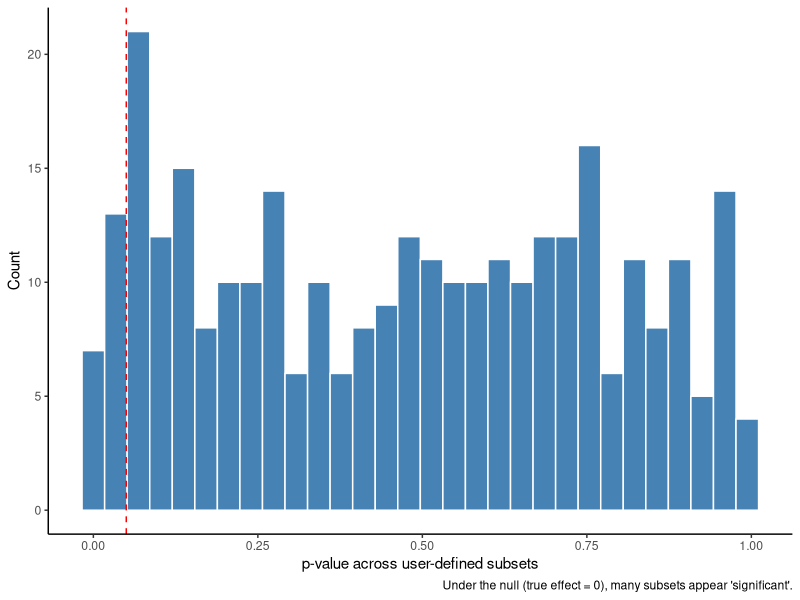

This figure's R source:
## ---- chunk 1
set.seed(234)
library(dplyr)
library(purrr)
library(metafor)
library(ggplot2)

# Simulate 600 studies with true effect = 0
simulate_meta <- function(N = 600, tau = 0.1) {
  vi <- rgamma(N, shape = 5, rate = 50)
  yi <- rnorm(N, 0, sqrt(vi + tau^2))
  tibble(yi, vi,
         Taxon = sample(letters[1:10], N, TRUE),
         Threat = sample(LETTERS[1:8], N, TRUE),
         Region = sample(1:5, N, TRUE))
}

meta_df <- simulate_meta()

fit_re <- function(dat) {
  tryCatch({
    rma(yi, vi, data = dat, method = "REML")$pval
  }, error = function(e) NA)
}

# each combination of Taxon x Threat x Region = a "user filter"
pvals <- meta_df %>%
  group_by(Taxon, Threat, Region) %>%
  group_split() %>%
  map_dbl(fit_re)

#mean(pvals < 0.05, na.rm = TRUE)

ggplot(data.frame(p=pvals), aes(x=p)) +
geom_histogram(bins=30, fill="steelblue", colour="white") +
geom_vline(xintercept = 0.05, linetype="dashed", colour="red") +
labs(x="p-value across user-defined subsets", y="Count",
caption="Under the null (true effect = 0), many subsets appear 'significant'.")+
  theme_classic()

## ---- chunk 2
mv <- rma.mv(yi, vi, random = ~ 1 | Taxon/Threat/Region,
data = meta_df, method = "REML")
mv
